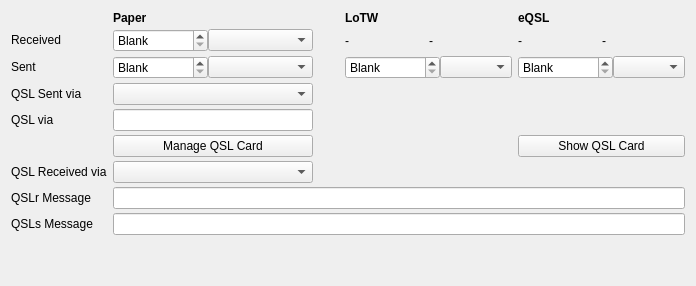
     <widget class="QWidget" name="tabQSL">
      <attribute name="title">
       <string>&amp;QSL</string>
      </attribute>
      <layout class="QVBoxLayout" name="verticalLayout_3">
       <item>
        <layout class="QGridLayout" name="gridLayout_3">
         <property name="verticalSpacing">
          <number>4</number>
         </property>
         <item row="1" column="2">
          <spacer name="horizontalSpacer_4">
           <property name="orientation">
            <enum>Qt::Horizontal</enum>
           </property>
           <property name="sizeType">
            <enum>QSizePolicy::Maximum</enum>
           </property>
           <property name="sizeHint" stdset="0">
            <size>
             <width>20</width>
             <height>20</height>
            </size>
           </property>
          </spacer>
         </item>
         <item row="5" column="4">
          <widget class="QPushButton" name="qslEqslPicButton">
           <property name="enabled">
            <bool>true</bool>
           </property>
           <property name="text">
            <string>Show QSL Card</string>
           </property>
          </widget>
         </item>
         <item row="1" column="1">
          <layout class="QHBoxLayout" name="horizontalLayout_5">
           <item>
            <widget class="QDateEdit" name="qslPaperReceiveDateEdit">
             <property name="sizePolicy">
              <sizepolicy hsizetype="Maximum" vsizetype="Fixed">
               <horstretch>0</horstretch>
               <verstretch>0</verstretch>
              </sizepolicy>
             </property>
             <property name="specialValueText">
              <string>Blank</string>
             </property>
             <property name="dateTime">
              <datetime>
               <hour>0</hour>
               <minute>0</minute>
               <second>0</second>
               <year>1900</year>
               <month>1</month>
               <day>1</day>
              </datetime>
             </property>
             <property name="minimumDate">
              <date>
               <year>1900</year>
               <month>1</month>
               <day>1</day>
              </date>
             </property>
            </widget>
           </item>
           <item>
            <widget class="QComboBox" name="qslPaperReceiveStatusBox">
             <property name="sizePolicy">
              <sizepolicy hsizetype="Preferred" vsizetype="Fixed">
               <horstretch>0</horstretch>
               <verstretch>0</verstretch>
              </sizepolicy>
             </property>
             <property name="minimumSize">
              <size>
               <width>105</width>
               <height>0</height>
              </size>
             </property>
             <property name="toolTip">
              <string>&lt;b&gt;Yes&lt;/b&gt; - an incoming QSL card has been received; the QSO has been confirmed by the online service&lt;br/&gt;&lt;b&gt;No&lt;/b&gt; - an incoming QSL card has not been received; the QSO has not been confirmed by the online service&lt;br/&gt;&lt;b&gt;Requested&lt;/b&gt; - the logging station has requested a QSL card; the logging station has requested the QSO be uploaded to the online service&lt;br/&gt;</string>
             </property>
            </widget>
           </item>
          </layout>
         </item>
         <item row="0" column="2">
          <widget class="QLabel" name="label_3">
           <property name="text">
            <string notr="true"/>
           </property>
          </widget>
         </item>
         <item row="1" column="3">
          <layout class="QHBoxLayout" name="horizontalLayout_8">
           <item>
            <widget class="QLabel" name="qslLotwReceiveDateLabel">
             <property name="text">
              <string>-</string>
             </property>
            </widget>
           </item>
           <item>
            <widget class="QLabel" name="qslLotwReceiveStatusLabel">
             <property name="text">
              <string>-</string>
             </property>
            </widget>
           </item>
          </layout>
         </item>
         <item row="3" column="1">
          <widget class="QComboBox" name="qslSentViaBox">
           <property name="sizePolicy">
            <sizepolicy hsizetype="Preferred" vsizetype="Fixed">
             <horstretch>0</horstretch>
             <verstretch>0</verstretch>
            </sizepolicy>
           </property>
           <property name="minimumSize">
            <size>
             <width>105</width>
             <height>0</height>
            </size>
           </property>
           <property name="focusPolicy">
            <enum>Qt::WheelFocus</enum>
           </property>
          </widget>
         </item>
         <item row="3" column="0">
          <widget class="QLabel" name="qslSentViaLabel">
           <property name="text">
            <string>QSL Sent via</string>
           </property>
          </widget>
         </item>
         <item row="4" column="1">
          <widget class="NewContactEditLine" name="qslViaEdit">
           <property name="sizePolicy">
            <sizepolicy hsizetype="Preferred" vsizetype="Fixed">
             <horstretch>0</horstretch>
             <verstretch>0</verstretch>
            </sizepolicy>
           </property>
           <property name="minimumSize">
            <size>
             <width>0</width>
             <height>0</height>
            </size>
           </property>
           <property name="focusPolicy">
            <enum>Qt::StrongFocus</enum>
           </property>
           <property name="maxLength">
            <number>25</number>
           </property>
          </widget>
         </item>
         <item row="4" column="0">
          <widget class="QLabel" name="qslViaLabel">
           <property name="text">
            <string>QSL via</string>
           </property>
          </widget>
         </item>
         <item row="6" column="0">
          <widget class="QLabel" name="qslRcvdViaLabel">
           <property name="text">
            <string>QSL Received via</string>
           </property>
          </widget>
         </item>
         <item row="6" column="1">
          <widget class="QComboBox" name="qslRcvdViaBox">
           <property name="sizePolicy">
            <sizepolicy hsizetype="Preferred" vsizetype="Fixed">
             <horstretch>0</horstretch>
             <verstretch>0</verstretch>
            </sizepolicy>
           </property>
           <property name="minimumSize">
            <size>
             <width>105</width>
             <height>0</height>
            </size>
           </property>
           <property name="focusPolicy">
            <enum>Qt::WheelFocus</enum>
           </property>
           <property name="toolTip">
            <string>Channel through which the QSL card arrived: Bureau, Direct, or Electronic (e.g. email).</string>
           </property>
          </widget>
         </item>
         <item row="7" column="1" colspan="4">
          <widget class="QLineEdit" name="qslReceivedMsgEdit"/>
         </item>
         <item row="2" column="4">
          <layout class="QHBoxLayout" name="horizontalLayout_11">
           <item>
            <widget class="QDateEdit" name="qslEqslSentDateEdit">
             <property name="sizePolicy">
              <sizepolicy hsizetype="Maximum" vsizetype="Fixed">
               <horstretch>0</horstretch>
               <verstretch>0</verstretch>
              </sizepolicy>
             </property>
             <property name="specialValueText">
              <string>Blank</string>
             </property>
             <property name="minimumDate">
              <date>
               <year>1900</year>
               <month>1</month>
               <day>1</day>
              </date>
             </property>
             <property name="date">
              <date>
               <year>1900</year>
               <month>1</month>
               <day>1</day>
              </date>
             </property>
            </widget>
           </item>
           <item>
            <widget class="QComboBox" name="qslEqslSentStatusBox">
             <property name="toolTip">
              <string>&lt;b&gt;Yes&lt;/b&gt; - an outgoing QSL card has been sent; the QSO has been uploaded to, and accepted by, the online service&lt;br/&gt;&lt;b&gt;No&lt;/b&gt; - do not send an outgoing QSL card; do not upload the QSO to the online service&lt;br/&gt;&lt;b&gt;Requested&lt;/b&gt; - the contacted station has requested a QSL card; the contacted station has requested the QSO be uploaded to the online service&lt;br/&gt;&lt;b&gt;Queued&lt;/b&gt; - an outgoing QSL card has been selected to be sent; a QSO has been selected to be uploaded to the online service&lt;br/&gt;</string>
             </property>
            </widget>
           </item>
          </layout>
         </item>
         <item row="2" column="1">
          <layout class="QHBoxLayout" name="horizontalLayout_7">
           <item>
            <widget class="QDateEdit" name="qslPaperSentDateEdit">
             <property name="sizePolicy">
              <sizepolicy hsizetype="Maximum" vsizetype="Fixed">
               <horstretch>0</horstretch>
               <verstretch>0</verstretch>
              </sizepolicy>
             </property>
             <property name="specialValueText">
              <string>Blank</string>
             </property>
             <property name="dateTime">
              <datetime>
               <hour>0</hour>
               <minute>0</minute>
               <second>0</second>
               <year>1900</year>
               <month>1</month>
               <day>1</day>
              </datetime>
             </property>
             <property name="minimumDate">
              <date>
               <year>1900</year>
               <month>1</month>
               <day>1</day>
              </date>
             </property>
            </widget>
           </item>
           <item>
            <widget class="QComboBox" name="qslPaperSentStatusBox">
             <property name="sizePolicy">
              <sizepolicy hsizetype="Preferred" vsizetype="Fixed">
               <horstretch>0</horstretch>
               <verstretch>0</verstretch>
              </sizepolicy>
             </property>
             <property name="minimumSize">
              <size>
               <width>105</width>
               <height>0</height>
              </size>
             </property>
             <property name="focusPolicy">
              <enum>Qt::WheelFocus</enum>
             </property>
             <property name="toolTip">
              <string>&lt;b&gt;Yes&lt;/b&gt; - an outgoing QSL card has been sent; the QSO has been uploaded to, and accepted by, the online service&lt;br/&gt;&lt;b&gt;No&lt;/b&gt; - do not send an outgoing QSL card; do not upload the QSO to the online service&lt;br/&gt;&lt;b&gt;Requested&lt;/b&gt; - the contacted station has requested a QSL card; the contacted station has requested the QSO be uploaded to the online service&lt;br/&gt;&lt;b&gt;Queued&lt;/b&gt; - an outgoing QSL card has been selected to be sent; a QSO has been selected to be uploaded to the online service&lt;br/&gt;</string>
             </property>
            </widget>
           </item>
          </layout>
         </item>
         <item row="1" column="0">
          <widget class="QLabel" name="qslReceiveLabel">
           <property name="sizePolicy">
            <sizepolicy hsizetype="Maximum" vsizetype="Maximum">
             <horstretch>0</horstretch>
             <verstretch>0</verstretch>
            </sizepolicy>
           </property>
           <property name="text">
            <string>Received</string>
           </property>
          </widget>
         </item>
         <item row="0" column="4">
          <widget class="QLabel" name="eqslHeaderLabel">
           <property name="sizePolicy">
            <sizepolicy hsizetype="MinimumExpanding" vsizetype="Preferred">
             <horstretch>0</horstretch>
             <verstretch>0</verstretch>
            </sizepolicy>
           </property>
           <property name="font">
            <font>
             <bold>true</bold>
            </font>
           </property>
           <property name="text">
            <string>eQSL</string>
           </property>
          </widget>
         </item>
         <item row="5" column="1">
          <widget class="QPushButton" name="qslPaperPicButton">
           <property name="enabled">
            <bool>true</bool>
           </property>
           <property name="text">
            <string>Manage QSL Card</string>
           </property>
          </widget>
         </item>
         <item row="1" column="4">
          <layout class="QHBoxLayout" name="horizontalLayout_9">
           <item>
            <widget class="QLabel" name="qslEqslReceiveDateLabel">
             <property name="text">
              <string>-</string>
             </property>
            </widget>
           </item>
           <item>
            <widget class="QLabel" name="qslEqslReceiveStatusLabel">
             <property name="text">
              <string>-</string>
             </property>
            </widget>
           </item>
          </layout>
         </item>
         <item row="0" column="0">
          <widget class="QLabel" name="padding">
           <property name="text">
            <string/>
           </property>
          </widget>
         </item>
         <item row="0" column="1">
          <widget class="QLabel" name="paperHeaderLabel">
           <property name="sizePolicy">
            <sizepolicy hsizetype="MinimumExpanding" vsizetype="Maximum">
             <horstretch>0</horstretch>
             <verstretch>0</verstretch>
            </sizepolicy>
           </property>
           <property name="font">
            <font>
             <bold>true</bold>
            </font>
           </property>
           <property name="text">
            <string>Paper</string>
           </property>
          </widget>
         </item>
         <item row="5" column="0">
          <widget class="QLabel" name="qslReceiveStatusLabel">
           <property name="sizePolicy">
            <sizepolicy hsizetype="Maximum" vsizetype="Preferred">
             <horstretch>0</horstretch>
             <verstretch>0</verstretch>
            </sizepolicy>
           </property>
           <property name="text">
            <string/>
           </property>
          </widget>
         </item>
         <item row="2" column="0">
          <widget class="QLabel" name="qslSentLabel">
           <property name="sizePolicy">
            <sizepolicy hsizetype="Maximum" vsizetype="Maximum">
             <horstretch>0</horstretch>
             <verstretch>0</verstretch>
            </sizepolicy>
           </property>
           <property name="text">
            <string>Sent</string>
           </property>
          </widget>
         </item>
         <item row="2" column="3">
          <layout class="QHBoxLayout" name="horizontalLayout_10">
           <item>
            <widget class="QDateEdit" name="qslLotwSentDateEdit">
             <property name="sizePolicy">
              <sizepolicy hsizetype="Maximum" vsizetype="Fixed">
               <horstretch>0</horstretch>
               <verstretch>0</verstretch>
              </sizepolicy>
             </property>
             <property name="specialValueText">
              <string>Blank</string>
             </property>
             <property name="minimumDate">
              <date>
               <year>1900</year>
               <month>1</month>
               <day>1</day>
              </date>
             </property>
             <property name="date">
              <date>
               <year>1900</year>
               <month>1</month>
               <day>1</day>
              </date>
             </property>
            </widget>
           </item>
           <item>
            <widget class="QComboBox" name="qslLotwSentStatusBox">
             <property name="toolTip">
              <string>&lt;b&gt;Yes&lt;/b&gt; - an outgoing QSL card has been sent; the QSO has been uploaded to, and accepted by, the online service&lt;br/&gt;&lt;b&gt;No&lt;/b&gt; - do not send an outgoing QSL card; do not upload the QSO to the online service&lt;br/&gt;&lt;b&gt;Requested&lt;/b&gt; - the contacted station has requested a QSL card; the contacted station has requested the QSO be uploaded to the online service&lt;br/&gt;&lt;b&gt;Queued&lt;/b&gt; - an outgoing QSL card has been selected to be sent; a QSO has been selected to be uploaded to the online service&lt;br/&gt;</string>
             </property>
            </widget>
           </item>
          </layout>
         </item>
         <item row="7" column="0">
          <widget class="QLabel" name="qslReceivedMsgLabel">
           <property name="text">
            <string>QSLr Message</string>
           </property>
          </widget>
         </item>
         <item row="0" column="3">
          <widget class="QLabel" name="lotwHeaderLabel">
           <property name="sizePolicy">
            <sizepolicy hsizetype="MinimumExpanding" vsizetype="Preferred">
             <horstretch>0</horstretch>
             <verstretch>0</verstretch>
            </sizepolicy>
           </property>
           <property name="font">
            <font>
             <bold>true</bold>
            </font>
           </property>
           <property name="text">
            <string>LoTW</string>
           </property>
          </widget>
         </item>
         <item row="8" column="0">
          <widget class="QLabel" name="qslSentMsgLabel">
           <property name="text">
            <string>QSLs Message</string>
           </property>
          </widget>
         </item>
         <item row="8" column="1" colspan="4">
          <widget class="QLineEdit" name="qslSentMsgEdit"/>
         </item>
        </layout>
       </item>
       <item>
        <spacer name="verticalSpacer">
         <property name="orientation">
          <enum>Qt::Vertical</enum>
         </property>
         <property name="sizeHint" stdset="0">
          <size>
           <width>20</width>
           <height>40</height>
          </size>
         </property>
        </spacer>
       </item>
      </layout>
     </widget>
